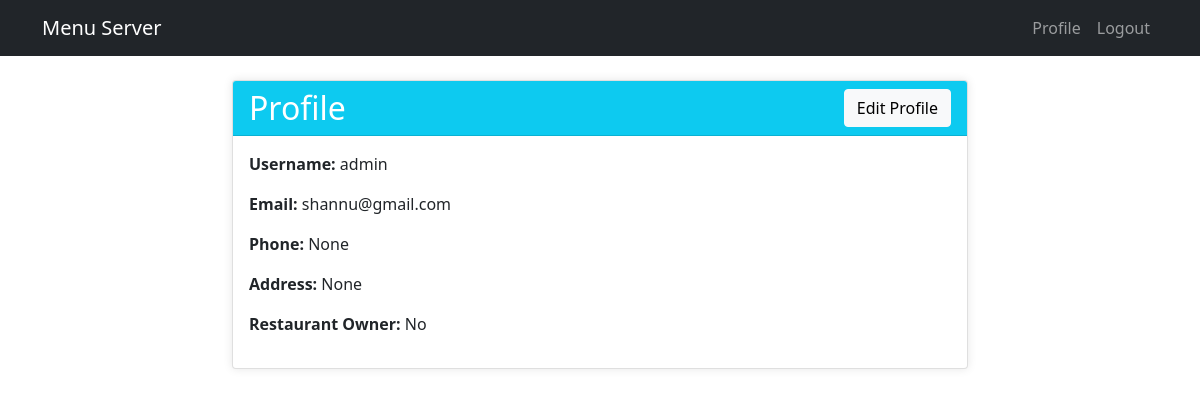
The page /accounts/profile/ (signed in) on the database its author committed.
### accounts/models.py (models this page shows, shortened)
class CustomUser(AbstractUser):
    email = models.EmailField(unique=True)
    phone_number = models.CharField(max_length=15, blank=True)
    address = models.TextField(blank=True)
    is_restaurant_owner = models.BooleanField(default=False)
    email_verification_token = models.CharField(max_length=6, null=True, blank=True)
    email_verification_token_created_at = models.DateTimeField(null=True, blank=True)
    email_verified = models.BooleanField(default=False)

### accounts/views.py (the view)
# urls.py: path('profile/', views.profile, name='profile'),
@login_required
def profile(request):
    return render(request, 'accounts/profile.html', {'user': request.user})

### accounts/templates/accounts/profile.html (shortened to what this page needs)
{% extends 'base.html' %}
{% block content %}
<div class="row justify-content-center">
    <div class="col-md-8">
        <div class="card">
            <div class="card-header bg-info text-white d-flex justify-content-between align-items-center">
                <h2 class="mb-0">Profile</h2>
                <a href="{% url 'accounts:edit_profile' %}" class="btn btn-light">
                     Edit Profile
                </a>
            </div>
            <div class="card-body">
                <p><strong>Username:</strong> {{ user.username }}</p>
                <p><strong>Email:</strong> {{ user.email }}</p>
                <p><strong>Phone:</strong> {{ user.phone_number }}</p>
                <p><strong>Address:</strong> {{ user.address }}</p>
                <p><strong>Restaurant Owner:</strong> {{ user.is_restaurant_owner|yesno:"Yes,No" }}</p>
            </div>
        </div>
    </div>
</div>
{% endblock %}

### accounts/templates/base.html (style rules this page uses)
.card { box-shadow: 0 0 10px rgba(0,0,0,0.1); }

### rows shown on the page
CustomUser: username "admin", email "shannu@gmail.com", phone_number "None", address "None", is_restaurant_owner "No"
